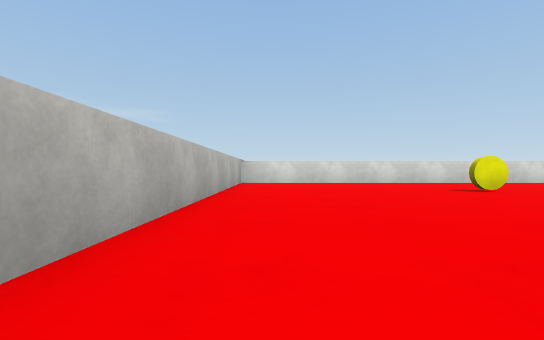
[1] (above)

15 first-person views from a walk through a scene from a Unity 3-D project. The camera is 0.64 m above the floor, looks level and sees 85° across. The floor is counted in squares, 2 m on a side. Each view is taken from the middle of a square. On the plan, view 1 faces up. The plan holds only what a view shows up to about 9 squares ahead; the rest is blank. The player is left out. Surface patterns are stand-ins for the level's own textures.

[2]
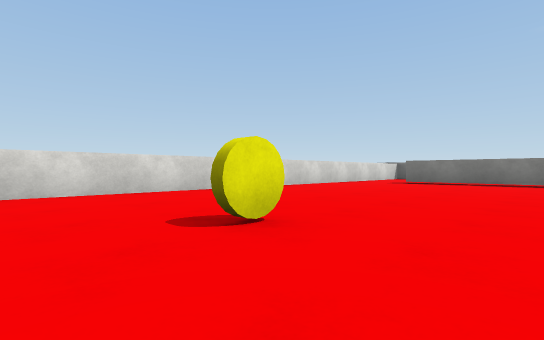

[3]
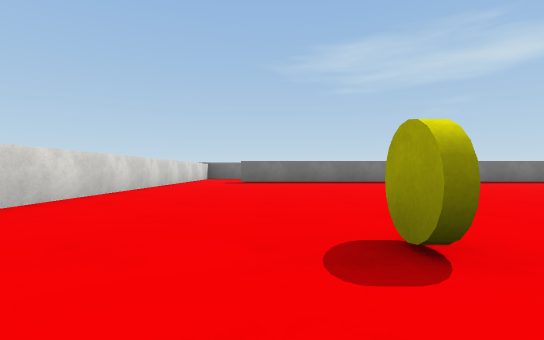

[4]
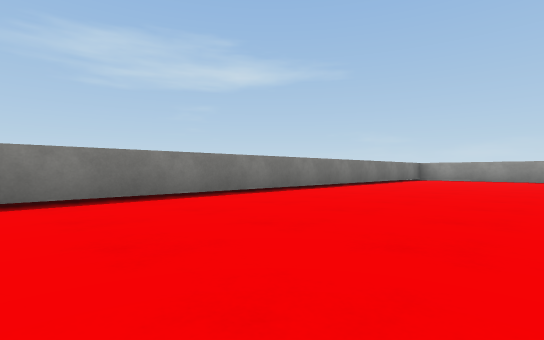

[5]
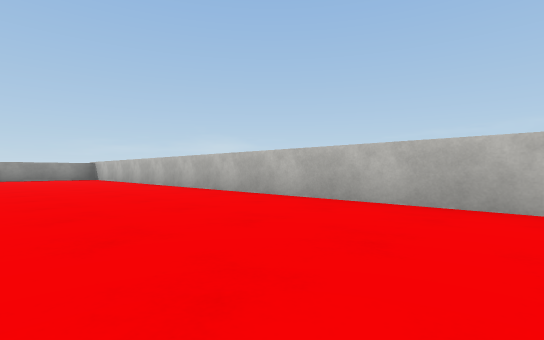

[6]
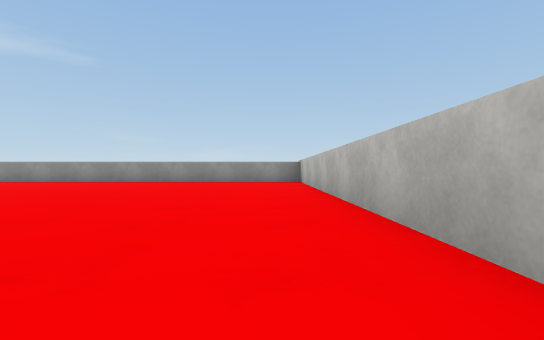

[7]
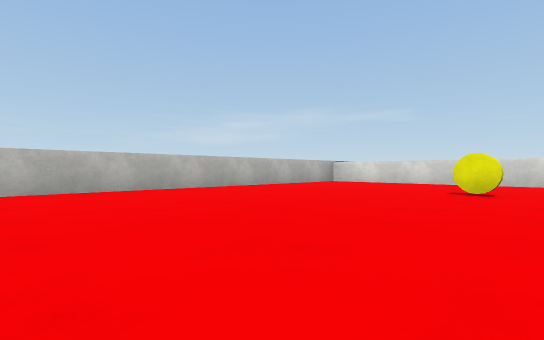

[8]
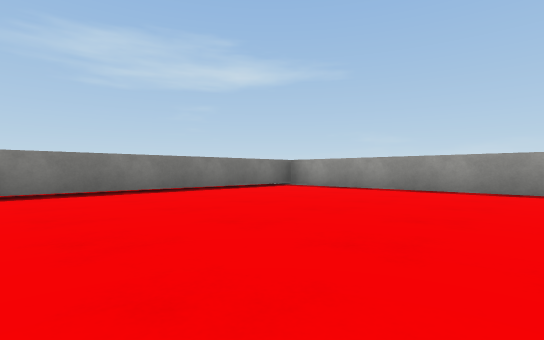

[9]
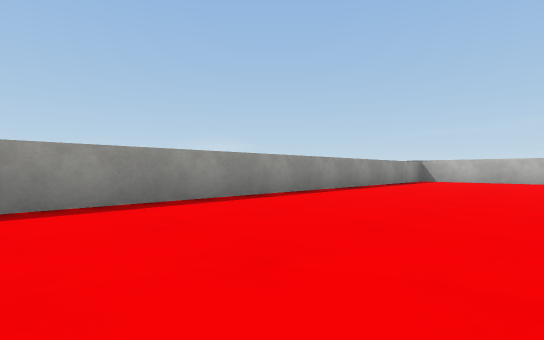

[10]
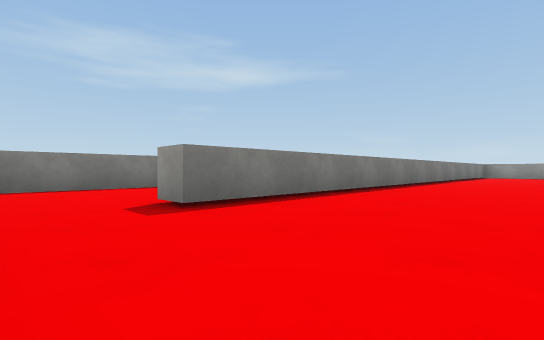

[11]
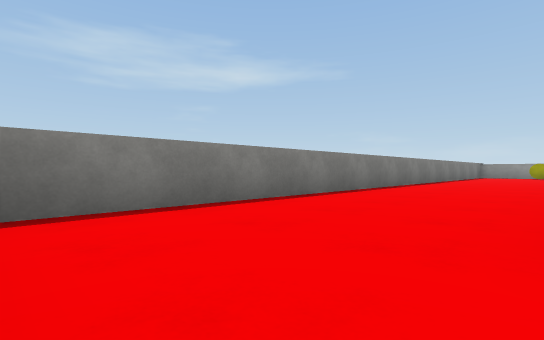

[12]
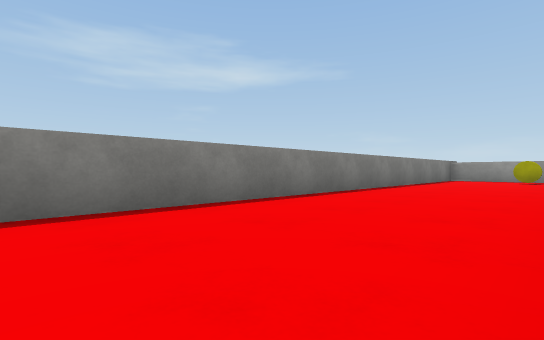

[13]
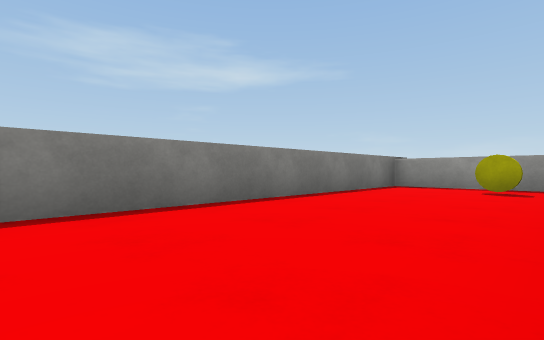

[14]
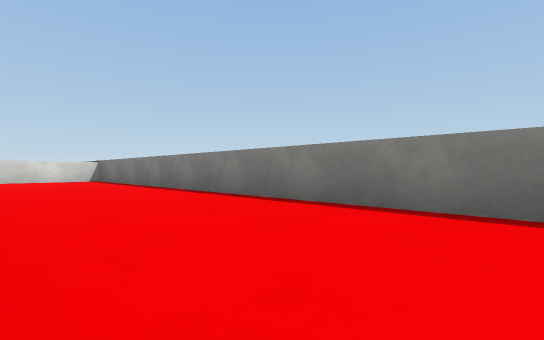

[15]
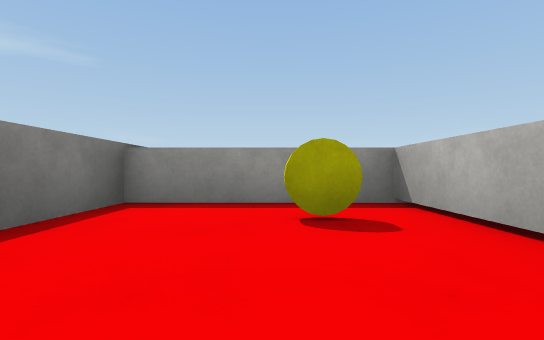

### Floor plan
Points are (right, up) in squares from view 1. A wall is a line through its corners. A room is listed if a view was taken in it or the views show most of it. See-through windows are left out.
Room 1 (views 1, 2, 3, 4, 5, 6, 7, 8, 9, 10)
walls: (8.4, 7.2) (-0.8, 7.2) (-0.8, -6.9) (9.3, -6.9) (9.3, 5.8)
ways out: opening at (9, 6.5) to room 2
objects: other object (3, 4)
Room 2 (views 11, 12, 13, 14, 15)
walls: (9.3, 5.8) (9.9, 5.8); (9.8, -5.2) (9.8, -6.9) (12.4, -6.9) (12.4, 7.2) (8.4, 7.2)
ways out: opening at (9, 6.5) to room 1
objects: other object (11, -6)

Positions as (right, up) in squares from view 1, and headings:
1: (0, 0), facing up
2: (2, 3), facing up-right
3: (2, 5), facing right
4: (6, 3), facing down-right
5: (2, 4), facing down-left
6: (0, 1), facing down
7: (4, 0), facing up-left
8: (5, -2), facing down-right
9: (8, -4), facing down-left
10: (7, 7), facing down-right
11: (10, 7), facing down-right
12: (10, 3), facing down-right
13: (10, -1), facing down-right
14: (10, -2), facing up-right
15: (11, -4), facing down
